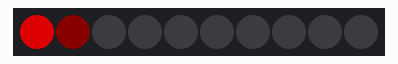
This sketch was run on a simulated Arduino Uno, built with avr-gcc and run on an emulated ATmega328P. On the bench: 10 RGB LEDs in strip order, left to right. Dim RGB values are drawn brighter than linear.

Above: at 0.01 s.
At 0.46 s:
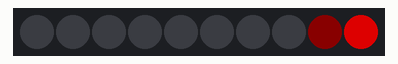
At 1.22 s:
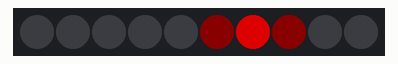

The sketch:

simpleKnightRider.ino
```cpp
#include <Adafruit_NeoPixel.h>

#define PIN            3

#define NUMPIXELS      10

Adafruit_NeoPixel pixels = Adafruit_NeoPixel(NUMPIXELS, PIN, NEO_GRB + NEO_KHZ800);

int delayval = 50;

int i = 0;

void setup() {
  pixels.begin();
}

void loop() {
  for(i;i<NUMPIXELS-1;i++){
    pixels.setPixelColor(i+2, pixels.Color(0,0,0));
    pixels.setPixelColor(i+1, pixels.Color(10,0,0));
    pixels.setPixelColor(i, pixels.Color(150,0,0));
    pixels.setPixelColor(i-1, pixels.Color(10,0,0));
    pixels.setPixelColor(i-2, pixels.Color(0,0,0));
    pixels.show();
    delay(delayval);
  }
    for(i;i>0;i--){
    pixels.setPixelColor(i+2, pixels.Color(0,0,0));
    pixels.setPixelColor(i+1, pixels.Color(10,0,0));
    pixels.setPixelColor(i, pixels.Color(150,0,0));
    pixels.setPixelColor(i-1, pixels.Color(10,0,0));
    pixels.setPixelColor(i-2, pixels.Color(0,0,0));
    pixels.show();
    delay(delayval);
  }
}
```

Measured:
- by itself, everything shown: repeats every 0.91 s, in 18 steps
